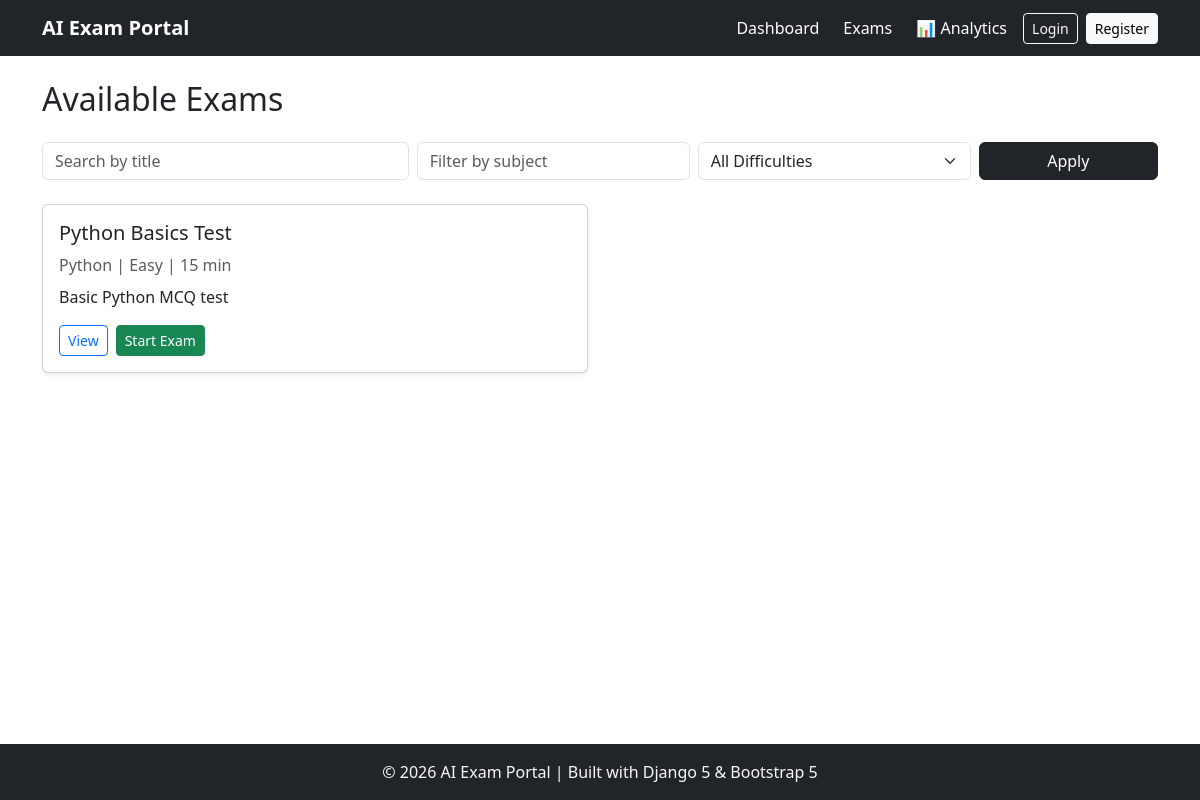
The app's page /exams/, older data.
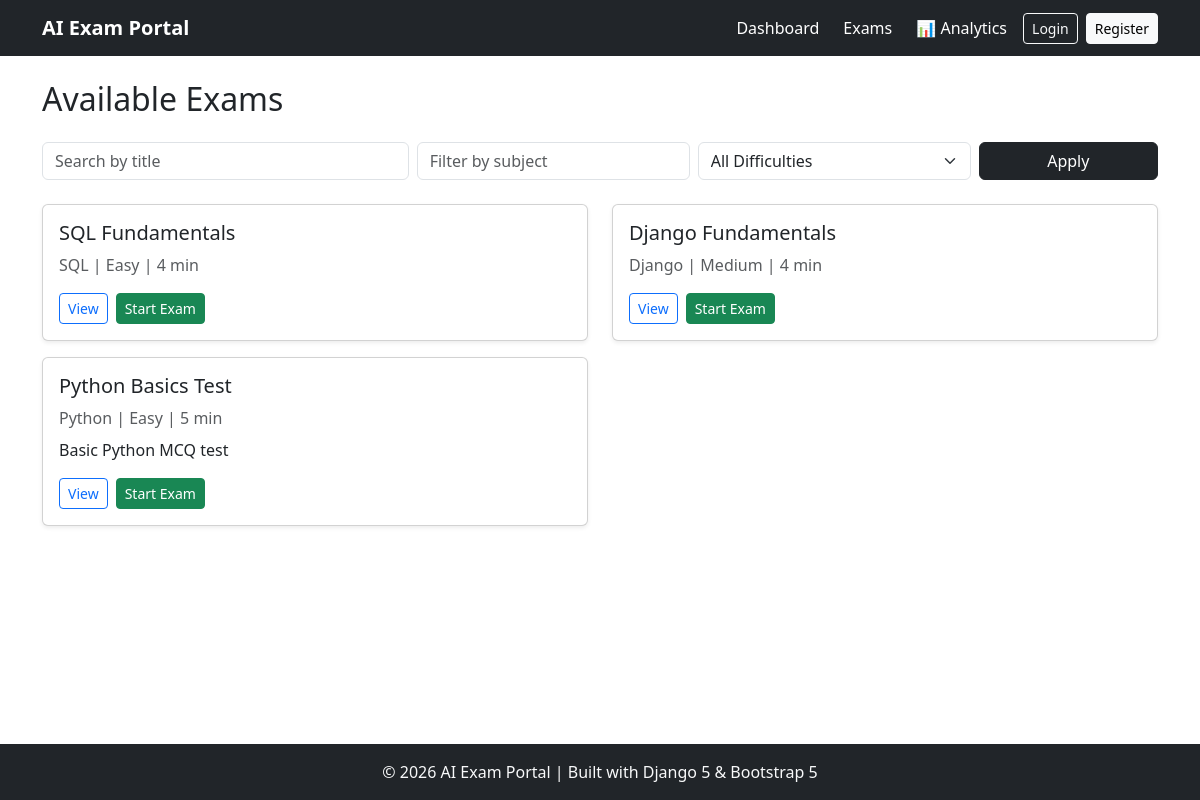
The same page, newer data.
### exams/models.py (models this page shows, shortened)
class Exam(models.Model):
    DIFFICULTY_CHOICES = [
        ('Easy', 'Easy'),
        ('Medium', 'Medium'),
        ('Hard', 'Hard'),
    ]
    title = models.CharField(max_length=200)
    subject = models.CharField(max_length=100)
    description = models.TextField(blank=True)
    duration_minutes = models.PositiveIntegerField(default=30)
    negative_marking = models.BooleanField(
        default=False,
        help_text="Enable negative marking for incorrect answers."
    )
    negative_marks = models.FloatField(
        default=0.25,
        help_text="Marks deducted for each incorrect answer."
    )
    difficulty = models.CharField(
        max_length=10,
        choices=DIFFICULTY_CHOICES
    )
    created_by = models.ForeignKey(
        User,
        on_delete=models.CASCADE
    )
    created_at = models.DateTimeField(
        auto_now_add=True
    )
    class Meta:
        ordering = ['-created_at']

### exams/views.py (the view)
# urls.py: path('', ExamListView.as_view(), name='exam_list'),
class ExamListView(ListView):
    model = Exam
    template_name = "exams/exam_list.html"
    context_object_name = "exams"
    paginate_by = 5
    def get_queryset(self):
        queryset = Exam.objects.all()
        q = self.request.GET.get("q")
        subject = self.request.GET.get("subject")
        difficulty = self.request.GET.get("difficulty")
        if q:
            queryset = queryset.filter(
                title__icontains=q
            )
        if subject:
            queryset = queryset.filter(
                subject__icontains=subject
            )
        if difficulty:
            queryset = queryset.filter(
                difficulty=difficulty
            )
        return queryset

### templates/exams/exam_list.html (shortened to what this page needs)
{% extends 'base.html' %}
{% block content %}
<div class="d-flex justify-content-between align-items-center mb-3">
    <h2>Available Exams</h2>
</div>
<form method="get" class="row g-2 mb-4">
    <div class="col-md-4">
        <input type="text"
               name="q"
               class="form-control"
               placeholder="Search by title"
               value="{{ query|default:'' }}">
    </div>
    <div class="col-md-3">
        <input type="text"
               name="subject"
               class="form-control"
               placeholder="Filter by subject"
               value="{{ subject|default:'' }}">
    </div>
    <div class="col-md-3">
        <select name="difficulty" class="form-select">
            <option value="">All Difficulties</option>
        </select>
    </div>
    <div class="col-md-2">
        <button type="submit" class="btn btn-dark w-100">
            Apply
        </button>
    </div>
</form>
<div class="row">
    {% for exam in page_obj.object_list %}
        <div class="col-md-6 mb-3">
            <div class="card h-100 shadow-sm">
                <div class="card-body">
                    <h5 class="card-title">{{ exam.title }}</h5>
                    <p class="text-muted mb-2">
                        {{ exam.subject }} |
                        {{ exam.difficulty }} |
                        {{ exam.duration_minutes }} min
                    </p>
                    <p>{{ exam.description|truncatechars:100 }}</p>
                    <div class="d-flex gap-2">
                        <a href="{% url 'exam_detail' exam.pk %}"
                           class="btn btn-outline-primary btn-sm">
                            View
                        </a>
                        <a href="{% url 'exam_instructions' exam.pk %}"
                           class="btn btn-success btn-sm">
                            Start Exam
                        </a>
                    </div>
                </div>
            </div>
        </div>
    {% empty %}
        <div class="col-12">
            <div class="alert alert-warning">
                No exams found.
            </div>
        </div>
    {% endfor %}
</div>
{% endblock %}

### templates/base.html (shortened to what this page needs)
<!DOCTYPE html>
<html lang="en">
<head>
    <link href="https://cdn.jsdelivr.net/npm/bootstrap@5.3.3/dist/css/bootstrap.min.css" rel="stylesheet">
    <link rel="stylesheet"
          href="https://cdn.jsdelivr.net/npm/bootstrap-icons@1.11.3/font/bootstrap-icons.min.css">
</head>
<body class="d-flex flex-column min-vh-100">
<nav class="navbar navbar-expand-lg navbar-dark bg-dark">
    <div class="container">
        <a class="navbar-brand fw-bold" href="/">
            AI Exam Portal
        </a>
        <div class="collapse navbar-collapse" id="mainNavbar">
            <div class="navbar-nav ms-auto align-items-lg-center gap-lg-2">
                <a href="{% url 'dashboard' %}"
                   class="nav-link text-white">
                    Dashboard
                </a>
                <a href="{% url 'exam_list' %}"
                   class="nav-link text-white">
                    Exams
                </a>
                <a href="{% url 'performance_analytics' %}"
                   class="nav-link text-white">
                    📊 Analytics
                </a>
                {% if user.is_authenticated %}
                    <span class="nav-link text-white">
                        Hi, {{ user.username }}
                    </span>
                    <form method="post"
                          action="{% url 'logout' %}"
                          class="d-lg-inline">
                        {% csrf_token %}
                        <button type="submit"
                                class="btn btn-outline-light btn-sm w-100 w-lg-auto">
                            Logout
                        </button>
                    </form>
                {% else %}
                    <a href="{% url 'login' %}"
                       class="btn btn-outline-light btn-sm my-1">
                        Login
                    </a>
                    <a href="{% url 'register' %}"
                       class="btn btn-light btn-sm my-1">
                        Register
                    </a>
                {% endif %}
            </div>
        </div>
    </div>
</nav>
<main class="container py-4 flex-grow-1">
    {% block content %}{% endblock %}
</main>
<footer class="bg-dark text-light text-center py-3 mt-auto">
    <p class="mb-0">
        © 2026 AI Exam Portal | Built with Django 5 & Bootstrap 5
    </p>
</footer>
</body>
</html>

Row changes from the older to the newer data that the page shows:
added Exam: title "SQL Fundamentals", subject "SQL", difficulty "Easy", duration_minutes "4"
added Exam: title "Django Fundamentals", subject "Django", difficulty "Medium", duration_minutes "4"
changed Exam "Python Basics Test": duration_minutes "15" → "5"
